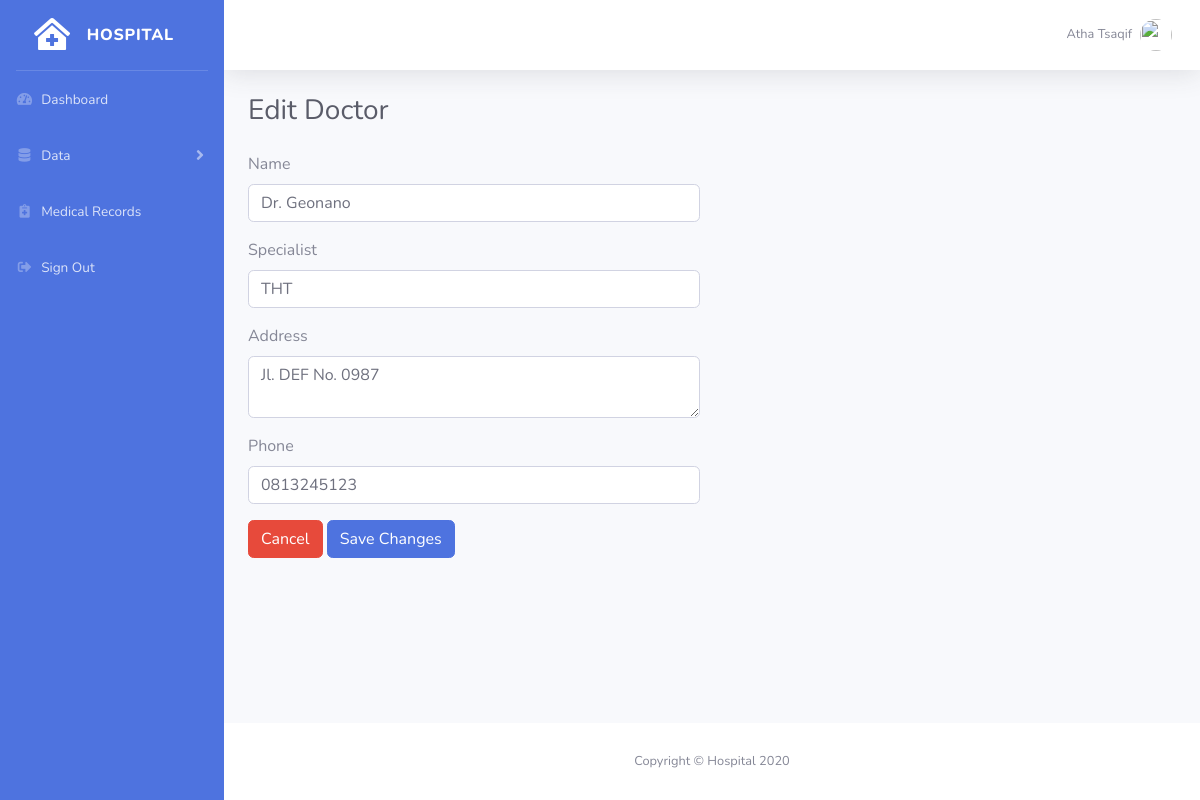
The page /doctor/edit.php?id=12b48949-0cdb-4245-8ffb-a5ab34f35453 (signed in) on the database its author committed.
### tables this page shows
CREATE TABLE `tb_dokter` (
  `id_dokter` varchar(50) NOT NULL,
  `nama_dokter` varchar(80) NOT NULL,
  `spesialis` varchar(50) NOT NULL,
  `alamat` text NOT NULL,
  `no_telp` varchar(15) NOT NULL
);

### doctor/edit.php (the view, shortened to what this page needs)
<?php
include_once('../_header.php');
?>
<div class="box">
	<h1 class="h3 mb-0 text-gray-800 mb-4">Edit Doctor</h1>
	<div class="row">
		<div class="col-lg-6 col-lg-offset-3">
			<form action="proses.php" method="post">
				<?php
				$id = @$_GET['id'];
				$sql_dokter = mysqli_query($con, "SELECT * FROM tb_dokter WHERE id_dokter = '$id'") or die (mysqli_error($con));
				$data = mysqli_fetch_array($sql_dokter);
				?>
				<div class="form-group">
					<label for="nama">Name</label>
					<input type="text" id="nama" name="nama" value="<?= $data['nama_dokter'] ?>" class="form-control" required autofocus>
				</div>
				<div class="form-group">
					<label for="spesialis">Specialist</label>
					<input type="text" id="spesialis" name="spesialis" value="<?= $data['spesialis'] ?>" class="form-control" required>
				</div>
				<div class="form-group">
					<label for="alamat">Address</label>
					<textarea id="alamat" name="alamat" class="form-control" required><?= $data['alamat'] ?></textarea>
				</div>
				<div class="form-group">
					<label for="telp">Phone</label>
					<input type="number" id="telp" name="telp" value="<?= $data['no_telp'] ?>" class="form-control" required>
				</div>
				<div class="form-group">
					<a href="data.php" class="btn btn-danger">Cancel</a>
					<input type="submit" name="edit" value="Save Changes" class="btn btn-primary">
				</div>
			</form>
		</div>
	</div>
</div>
<?php include_once('../_footer.php'); ?>

### rows shown on the page
tb_dokter: nama "Dr. Geonano", spesialis "THT", alamat "Jl. DEF No. 0987", telp "0813245123"
